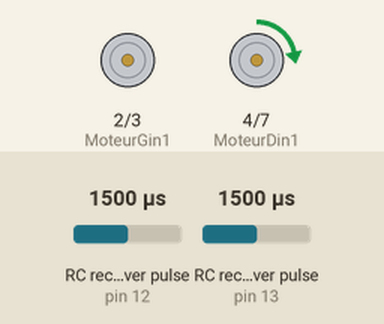
The sketch below on a simulated Arduino Uno, built with avr-gcc and run on an emulated ATmega328P. On the bench: motor-driver pin pairs drawn as motors (green arrow = first pin HIGH = forward, orange = second pin HIGH = backward, longer = more drive, scaled by the enable pin). Wiring (inferred from the names in the program): 2 × RC receiver channel: data pin 12 / data pin 13. The inputs (shaded band) are chosen by the test bench; at power-on: RC receiver pulse (sensors on pin 12, pin 13) 1500 µs.

Above: at 1.2 s.
1.3 s: RC receiver pulse (sensor on pin 12) set to 1020 µs
At 2.3 s:
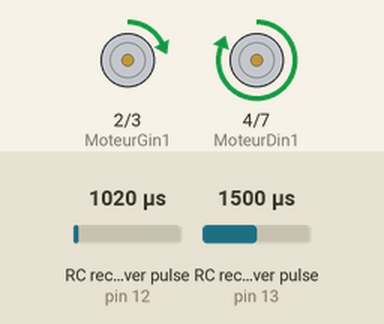
2.8 s: RC receiver pulse (sensor on pin 13) set to 1020 µs
At 4.0 s:
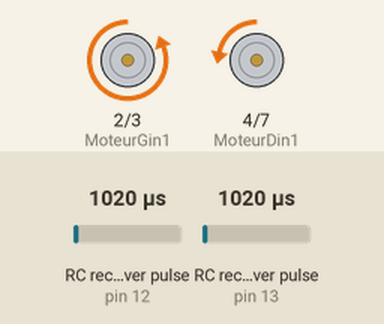
4.3 s: RC receiver pulse (sensor on pin 12) set to 1250 µs
At 4.9 s:
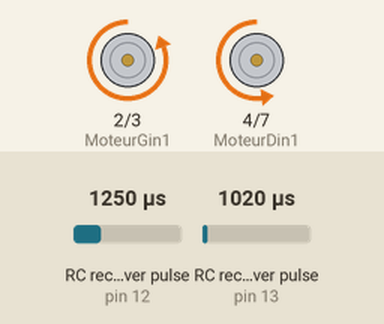
5.8 s: RC receiver pulse (sensor on pin 13) set to 1250 µs
At 7.0 s:
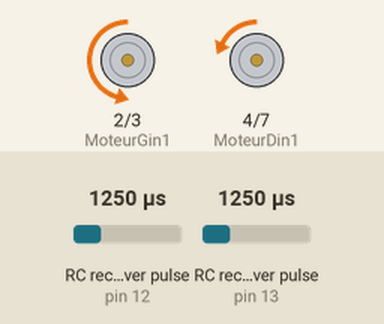
7.3 s: RC receiver pulse (sensor on pin 12) set to 1500 µs
At 7.9 s:
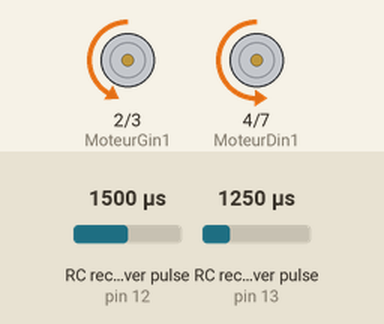
8.9 s: RC receiver pulse (sensor on pin 13) set to 1750 µs
At 9.8 s:
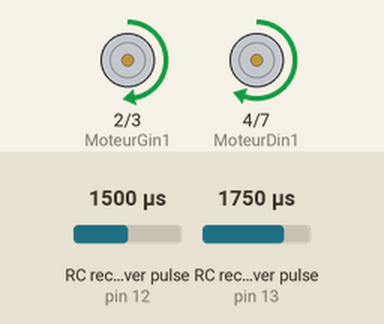
Timing chart, 0 to 11.5 s (numbered marks = the images above; inputs shaded):
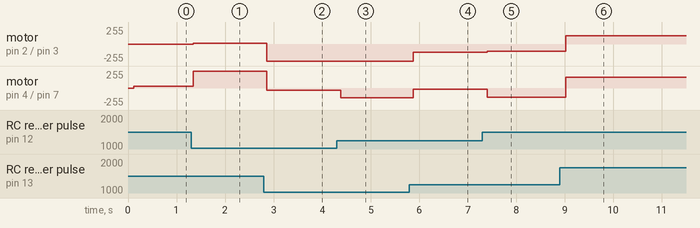

Measured:
- after the input at 1.3 s, motor on pin 2 (MoteurGin1) / pin 3 (MoteurGin2): stopped → forward 15/255 at once; motor on pin 4 (MoteurDin1) / pin 7 (MoteurDin2): forward 30/255 → forward 255/255 at once
- after the input at 2.8 s, motor on pin 2 (MoteurGin1) / pin 3 (MoteurGin2): forward 15/255 → backward 255/255 after 0.06 s; motor on pin 4 (MoteurDin1) / pin 7 (MoteurDin2): forward 255/255 → backward 30/255 after 0.06 s
- after the input at 4.3 s, motor on pin 4 (MoteurDin1) / pin 7 (MoteurDin2): backward 30/255 → backward 147/255 after 0.08 s
- after the input at 5.8 s, motor on pin 2 (MoteurGin1) / pin 3 (MoteurGin2): backward 255/255 → backward 122/255 after 0.08 s; motor on pin 4 (MoteurDin1) / pin 7 (MoteurDin2): backward 147/255 → backward 15/255 after 0.08 s
- after the input at 7.3 s, motor on pin 2 (MoteurGin1) / pin 3 (MoteurGin2): backward 122/255 → backward 107/255 after 0.10 s; motor on pin 4 (MoteurDin1) / pin 7 (MoteurDin2): backward 15/255 → backward 137/255 after 0.10 s
- after the input at 8.9 s, motor on pin 2 (MoteurGin1) / pin 3 (MoteurGin2): backward 107/255 → forward 127/255 after 0.12 s; motor on pin 4 (MoteurDin1) / pin 7 (MoteurDin2): backward 137/255 → forward 158/255 after 0.12 s

The sketch:

robot_telecomander.ino
```cpp
#define Droit 0
#define Gauche 1
#define Avancer 1
#define Reculer 2
#define Stop 0

//def variable
#define MoteurDin1 4  //pin de commande moteur DroitIN3
#define MoteurDin2 7  //pin de commande moteur DroitIN4
#define MoteurDenA 5  //pin PWM moteur Droit
#define MoteurGin1 2  //pin de commande moteur Gauche
#define MoteurGin2 3 //pin de commande moteur Gauche
#define MoteurGenA 6 //pin PWM moteur Gauche

void cmd_motor(byte, byte, byte);

//chanel
#define chanel1 12
#define chanel2 13

unsigned long t0,t;
int delta,vitesse,maxi,moy,mini,tourne;
byte correc1,correc2,correc3,correc;
byte sensD, vitesseD, sensG, vitesseG, x=0,vitesseCorD,vitesseCorG;
byte vitGcorrec;
void setup() {
Serial.begin(9600);
pinMode (MoteurDin1,OUTPUT);
pinMode (MoteurDin2,OUTPUT);
pinMode (MoteurDenA,OUTPUT);
pinMode (MoteurGin1,OUTPUT);
pinMode (MoteurGin2,OUTPUT);
pinMode (MoteurGenA,OUTPUT);
delta=500;
correc1=30;
correc2=32;
correc3=21;
maxi=2000-correc2;
mini=1000+correc3;
moy=1500-correc1;
delta=100;
correc=6;
}

void loop() {
t=millis();

    if((t-t0)>delta){
     int valeurChanel2=pulseIn(chanel2,HIGH);
     int valeurChanel1=pulseIn(chanel1,HIGH);


       if(valeurChanel2<moy){
       vitesse = map(valeurChanel2,moy,mini,0,100);
       if(vitesse>=100){vitesse=100;}
       sensD=Avancer;sensG=Avancer;
       vitesseG=vitesse;
       vitesseD=vitesse;
       }
       if(valeurChanel2>moy){
         vitesse = map(valeurChanel2,moy,maxi,0,100);
         if(vitesse>=100){vitesse=100;}
          sensD=Reculer;sensG=Reculer;
          vitesseG=vitesse;
          vitesseD=vitesse;
       }

       if(valeurChanel1>moy){
         vitesseCorD = map(valeurChanel1,moy,maxi,0,100);
         vitesseD=vitesseD-vitesseCorD;
          if(vitesseD>100){vitesseD=0;}
      }

       if(valeurChanel1<moy){
         vitesseCorG = map(valeurChanel1,moy,mini,0,100);
         vitesseG=vitesseG-vitesseCorG;
         if(vitesseG<0){vitesseG=0;}
      }

    t0=t;
    }
   vitGcorrec=vitesseG+correc;
   if (vitGcorrec>=100){vitGcorrec=100;}
  cmd_motor(Gauche,sensG,vitGcorrec);
  cmd_motor(Droit,sensD,vitesseD);

}

void cmd_motor(byte motor, byte sens, byte vitesse){
byte rapcycle;
  rapcycle=map(vitesse,0,100,0,255); //on map pour avoir les 12 volt en pourcentage et pouvoir gerer le rapport cycle plus clairement

  //choix du moteur
  if ( motor == Droit && sens == Avancer) {
    analogWrite(MoteurDenA,rapcycle);
    digitalWrite(MoteurDin1,LOW);
    digitalWrite(MoteurDin2, HIGH);

  }

if ( motor == Droit && sens == Reculer) {
    analogWrite(MoteurDenA,rapcycle);
    digitalWrite(MoteurDin1,HIGH);
    digitalWrite(MoteurDin2, LOW);

  }

  if ( motor == Droit && sens == Stop) {
     digitalWrite(MoteurDenA,LOW);
    }


     if ( motor == Gauche && sens == Avancer) {
    analogWrite(MoteurGenA,rapcycle);
    digitalWrite(MoteurGin1,LOW);
    digitalWrite(MoteurGin2, HIGH);

  }

if ( motor == Gauche && sens == Reculer) {
    analogWrite(MoteurGenA,rapcycle);
    digitalWrite(MoteurGin1,HIGH);
    digitalWrite(MoteurGin2, LOW);

  }

  if ( motor == Gauche && sens == Stop) {
     digitalWrite(MoteurGenA,LOW);
    }
}
```
